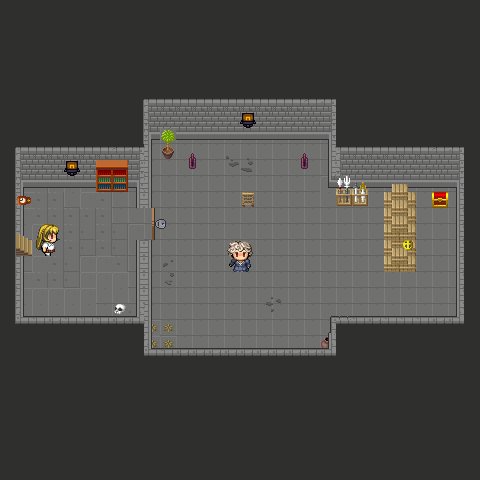

This is a level from a 2D game, rendered from its Tiled map with the project's own tilesets. A one-line summary and the map file follow, with tile-layer data summarised:
An orthogonal 30x30 tile map with 16x16 px tiles, 5 tile layers (bg, fore, Calque 3, Calque 4, ...), 7 tilesets.

<map version="1.2" tiledversion="1.2.4" orientation="orthogonal" renderorder="left-up" width="30" height="30" tilewidth="16" tileheight="16" infinite="0" nextlayerid="10" nextobjectid="18">
 <tileset firstgid="1" name="donjon12" tilewidth="16" tileheight="16" tilecount="1280" columns="32">
  <image source="../../assets/places/donjon12.png" width="512" height="640" />
 </tileset>
 <tileset firstgid="1281" name="donjon10" tilewidth="16" tileheight="16" tilecount="102" columns="6">
  <image source="../../assets/places/donjon10.png" width="96" height="272" />
 </tileset>
 <tileset firstgid="1383" name="donjon11" tilewidth="16" tileheight="16" tilecount="448" columns="8">
  <image source="../../assets/places/donjon11.png" width="128" height="896" />
 </tileset>
 <tileset firstgid="1831" name="donjon16" tilewidth="16" tileheight="16" tilecount="256" columns="16">
  <image source="../../assets/places/donjon16.png" width="256" height="256" />
 </tileset>
 <tileset firstgid="2087" name="[Base]BaseChip_pipo" tilewidth="16" tileheight="16" tilecount="1992" columns="8">
  <image source="../../assets/places/[Base]BaseChip_pipo.png" width="128" height="3984" />
 </tileset>
 <tileset firstgid="4079" name="$Lanto181" tilewidth="16" tileheight="16" tilecount="48" columns="6">
  <image source="../../assets/players/$Lanto181.png" width="96" height="128" />
 </tileset>
 <tileset firstgid="4127" name="$Lanto182" tilewidth="16" tileheight="16" tilecount="48" columns="6">
  <image source="../../assets/players/$Lanto182.png" width="96" height="128" />
 </tileset>
 <layer id="4" name="bg" width="30" height="30">
  <data>[900 cells, 900 non-empty, 6 distinct tile ids]</data>
 </layer>
 <layer id="5" name="fore" width="30" height="30">
  <data>[900 cells, 312 non-empty, 5 distinct tile ids]</data>
 </layer>
 <layer id="6" name="Calque 3" width="30" height="30">
  <data>[900 cells, 192 non-empty, 38 distinct tile ids]</data>
 </layer>
 <layer id="8" name="Calque 4" width="30" height="30">
  <data>[900 cells, 65 non-empty, 54 distinct tile ids]</data>
 </layer>
 <layer id="9" name="Calque 5" width="30" height="30">
  <data>[900 cells, 2 non-empty, 2 distinct tile ids]</data>
 </layer>
</map>
